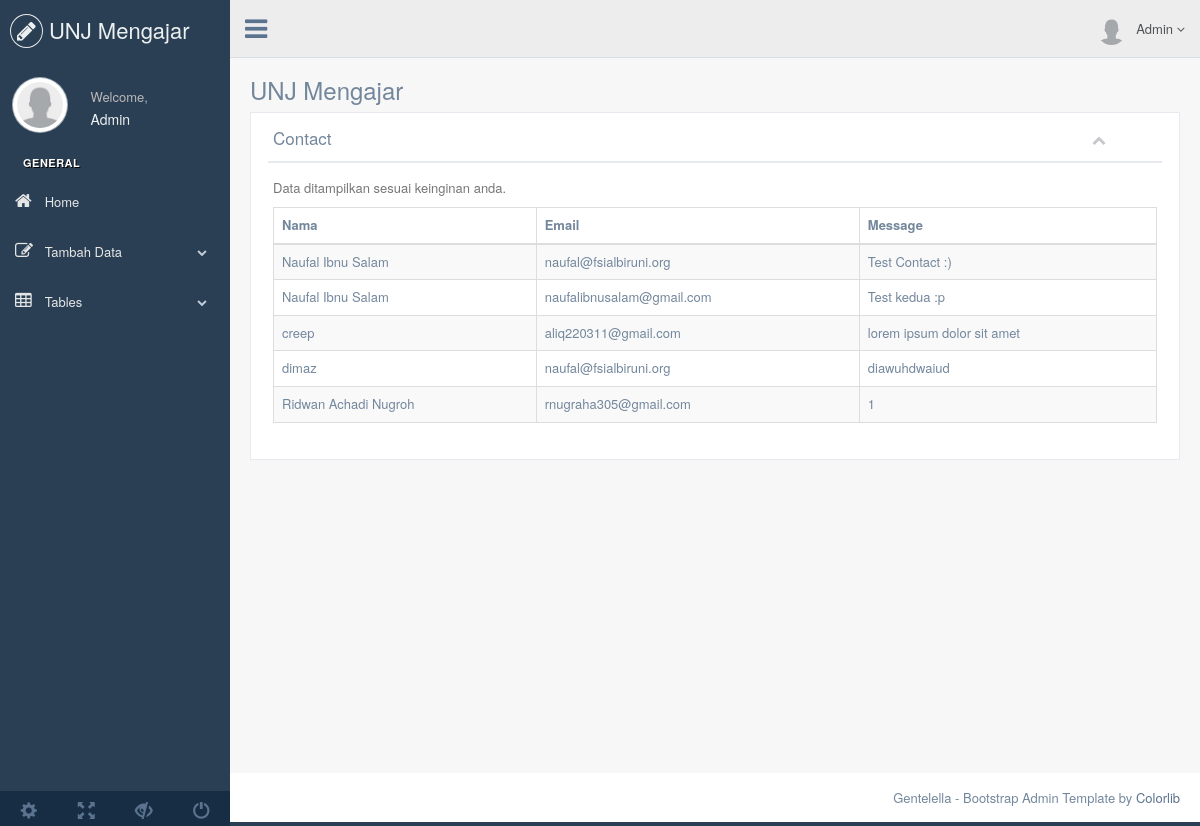
The app's page /index.php/admin/contact with its own data.
### tables this page shows
CREATE TABLE IF NOT EXISTS `ui_contact` (
  `id` int(11) NOT NULL AUTO_INCREMENT,
  `name` varchar(20) NOT NULL,
  `email` varchar(50) NOT NULL,
  `message` text NOT NULL,
  PRIMARY KEY (`id`)
);

### application/core/Ext_Controller.php (called while the page is built, shortened)
<?php
class Ext_Controller extends CI_Controller{
    protected $headerUI, $footerUI;
    protected $uidata = array();
    public function SetUIData($key,$value){
        $this->uidata[$key] = $value;
    }
    public function SetHeaderAndFooter($header,$footer){
        $this->headerUI = $header;
        $this->footerUI = $footer;
    }
    public function LoadUI($ui){
        $this->load->view($this->headerUI);
        $this->load->view($ui,$this->uidata);
        $this->load->view($this->footerUI);
    }
}

### application/controllers/Admin.php (called while the page is built, shortened)
<?php
class Admin extends Ext_Controller {
    function contact($action = null, $id = null, $save = null){
        if($action == null){
            return $this->contact_home();
        }
    }
    private function contact_home(){
        $q = $this->db->get("ui_contact");
        $this->LoadUI("admin/pages/contact");
    }
}

### index.php (called while the page is built, shortened)
<?php
require_once BASEPATH.'core/CodeIgniter.php';

### application/helpers/common_helper.php (called while the page is built, shortened)
<?php
function limit_words($string, $word_limit){
    $words = explode(" ",$string);
    return implode(" ",array_splice($words,0,$word_limit));
}

### application/views/admin/pages/contact.php (the view)
<div class="right_col" role="main">
  <div class="">
    <div class="page-title">
      <div class="title_left">
        <h3>UNJ Mengajar</h3>
      </div>
    </div>
    <div class="clearfix"></div>
    <div class="row">
      <div class="col-md-12 col-sm-12 col-xs-12">
        <div class="x_panel">
          <div class="x_title">
          <h2>Contact</h2>
          <ul class="nav navbar-right panel_toolbox">
            <li><a class="collapse-link"><i class="fa fa-chevron-up"></i></a></li>
          </ul>
          <div class="clearfix"></div>
        </div>
        <div class="x_content">
            <p class="text-muted font-13 m-b-30">
              Data ditampilkan sesuai keinginan anda.
            </p>
            <table id="datatable-responsive" class="table table-striped table-bordered dt-responsive nowrap" cellspacing="0" width="100%">
              <thead>
                <tr>
                  <th>Nama</th>
                  <th>Email</th>
                  <th>Message</th>
                </tr>
              </thead>
              <tbody>
                <?php foreach ($contact as $data): ?>
                  <tr>
                    <td><?php echo $data->name ?></td>
                    <td><?php echo $data->email ?></td>
                    <td><?php echo limit_words($data->message,10) ?></td>
                  </tr>
                <?php endforeach ?>
              </tbody>
            </table>
          </div>
        </div>
      </div>
    </div>
  </div>
</div>

### records on screen
ui_contact: name "Naufal Ibnu Salam", email "naufal@fsialbiruni.org", message "Test Contact :)"
ui_contact: name "Naufal Ibnu Salam", email "naufalibnusalam@gmail.com", message "Test kedua :p"
ui_contact: name "creep", email "aliq220311@gmail.com", message "lorem ipsum dolor sit amet"
ui_contact: name "dimaz", email "naufal@fsialbiruni.org", message "diawuhdwaiud"
ui_contact: name "Ridwan Achadi Nugroh", email "rnugraha305@gmail.com", message "1"
